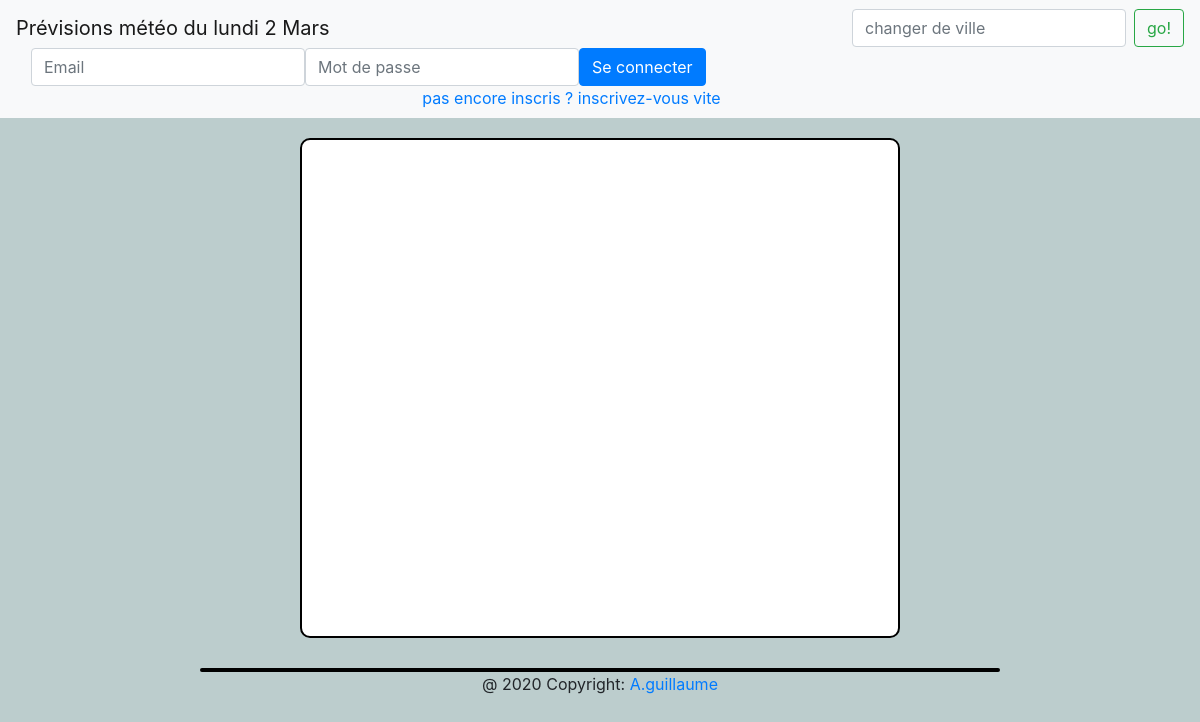
The app's page /, older data.
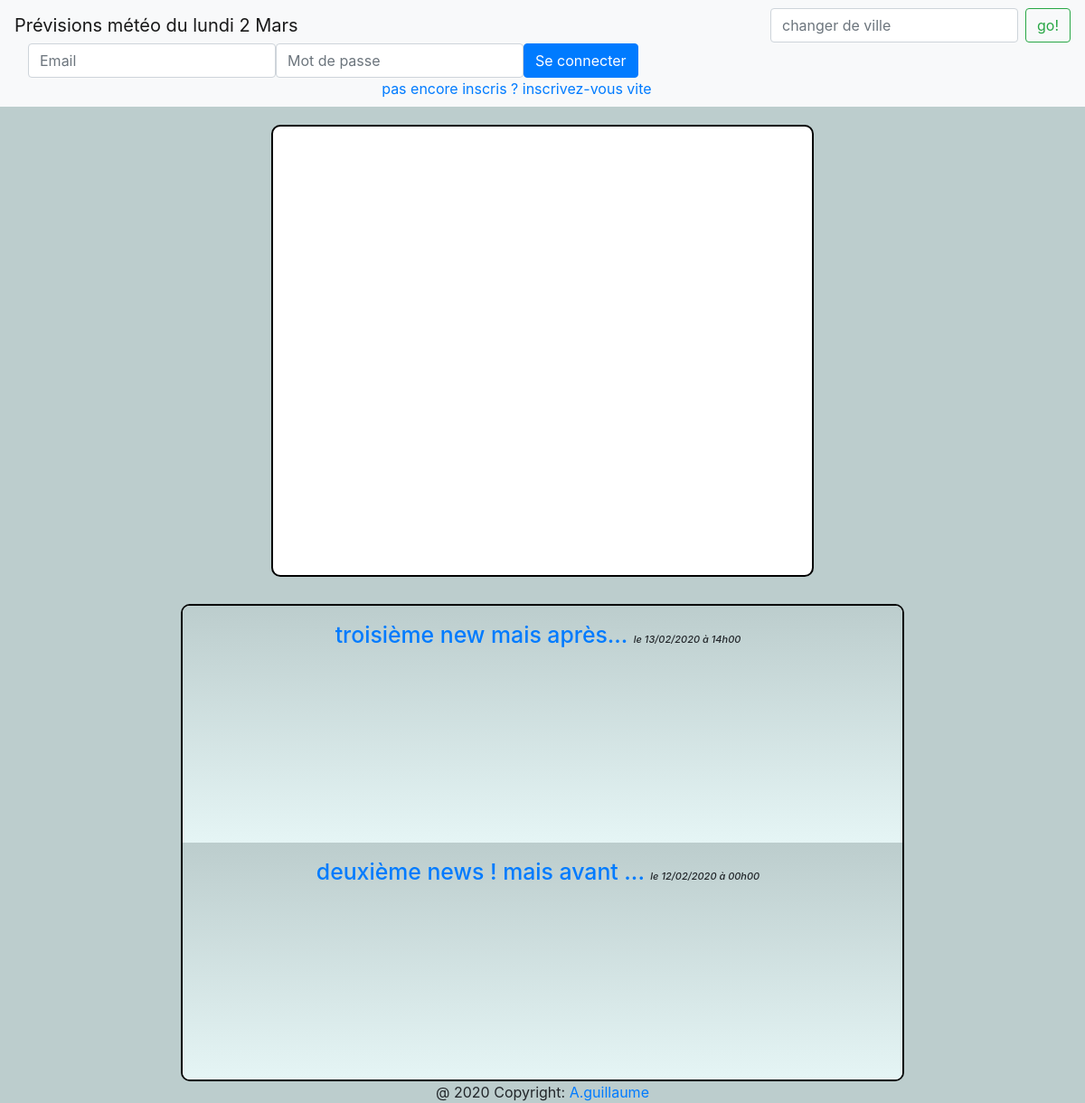
The same page, newer data.
### tables this page shows
CREATE TABLE IF NOT EXISTS `news` (
  `id` int(11) NOT NULL AUTO_INCREMENT,
  `title_news` varchar(255) NOT NULL,
  `content_news` text NOT NULL,
  `creation_date_news` datetime NOT NULL,
  `img_url` varchar(255) DEFAULT NULL,
  PRIMARY KEY (`id`)
);

### controller/controller.php (called while the page is built, shortened)
<?php
function meteo(){
	$posts=listPosts();
	require('view/frontend/nav.php');
	require('view/frontend/allPost.php');
	require('view/frontend/meteoComplete.php');
	require('view/frontend/template.php');
}

### controller/postController.php (called while the page is built, shortened)
<?php
require_once dirname(__DIR__) . DIRECTORY_SEPARATOR . 'model' . DIRECTORY_SEPARATOR . 'PostManager.php';
function listPosts(){
    $postManager = new \Adrien\Meteo\Model\PostManager();
    $posts = $postManager->getPosts();
    return $posts;
}

### model/Manager.php (called while the page is built, shortened)
<?php
class Manager
{
	protected $db;
	public function __construct(){
		if(!$this->db) {
			$this->db =  new \PDO('mysql:host=localhost;dbname=meteo;charset=utf8', 'root', '');
		}
	}
}

### model/PostManager.php (called while the page is built, shortened)
<?php
require_once dirname(__DIR__) . DIRECTORY_SEPARATOR . 'model' . DIRECTORY_SEPARATOR . 'Manager.php';
class PostManager extends Manager
{
	public function getPosts(){
		$posts = $this->db->query('SELECT id, title_news, content_news, DATE_FORMAT(creation_date_news, \'%d/%m/%Y à %Hh%i\') AS creation_date_news_fr ,img_url,abstract_news FROM news ORDER BY creation_date_news DESC');
		return $posts;
	}
}

### view/frontend/allPost.php (the view, shortened to what this page needs)
<?php ob_start(); while ($data = $posts->fetch()){ ?>
    <article class="news">
        <div class="resume">
            <h3 class="center">
                <a href="index.php?action=singlePost&id=<?= $data['id']?>"><?= htmlspecialchars($data['title_news']);?></a>
                <em class="date_news">le <?= $data['creation_date_news_fr']; ?></em>
            </h3>
        </div>
    </article>
<?php } $posts->closeCursor();$newsContent = ob_get_clean(); ?>

### view/frontend/meteoComplete.php (shortened to what this page needs)
<div class="container col-sm-12" id="principalBloc">
	<aside id="meteoDiv" class="sticky-top">
		<div>
		</div>
		<div id="chart_div" style="height: 120px"></div>
		<div id="meteoNextDays" class="container row">
			<div class="day day0">
			</div>
			<div class="day day1">
			</div>
			<div class="day day2">
			</div>
			<div class="day day3">
			</div>
			<div class="day day4">
			</div>
		</div>
	</aside>
	<section id="content" class="col-md-6">
		<?php if (isset($newsContent)) {
			echo $newsContent;
		} ?>
	</section>
</div>

Row changes from the older to the newer data that the page shows:
added news: title_news "troisième new mais après...", creation_date_news_fr "13/02/2020 à 14h00"
added news: title_news "deuxième news ! mais avant ...", creation_date_news_fr "12/02/2020 à 00h00"
